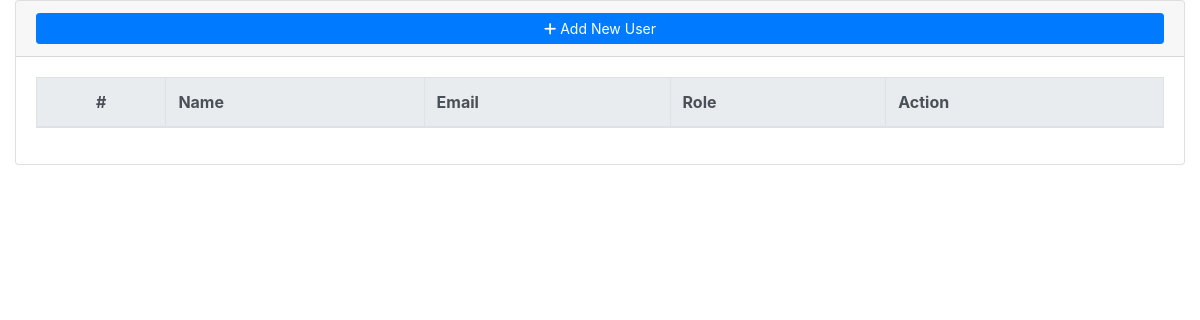
/studentsregistered.php, run on an earlier commit of the app's database.
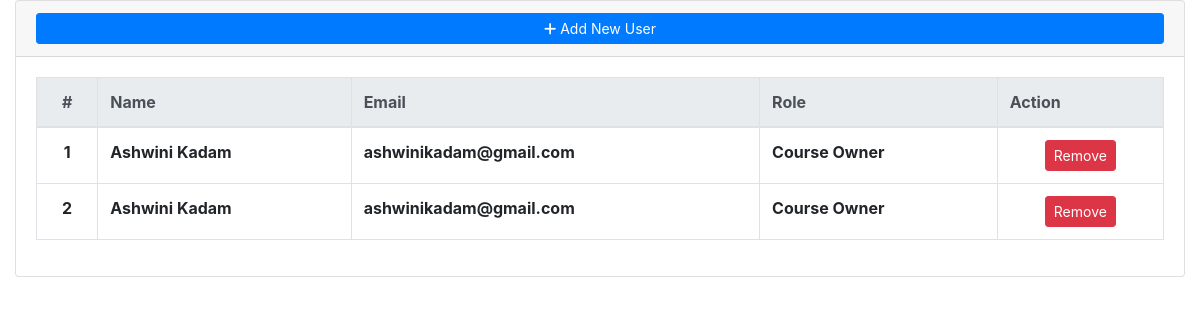
And on a later commit of the database.
### tables this page shows
CREATE TABLE `studentcourseregistered` (
  `id` int(11) NOT NULL,
  `course_id` int(11) NOT NULL,
  `user_id` int(11) NOT NULL
);

CREATE TABLE `users_database` (
  `user_id` int(11) NOT NULL,
  `name` varchar(200) NOT NULL,
  `email` varchar(200) NOT NULL,
  `password` varchar(200) NOT NULL,
  `user_type` int(11) NOT NULL,
  `phone_number` varchar(200) NOT NULL,
  `address` varchar(200) NOT NULL,
  `facebook` text NOT NULL,
  `instagram` text NOT NULL,
  `linkedin` text NOT NULL,
  `twitter` text NOT NULL,
  `github` text NOT NULL,
  `profile_information` text NOT NULL,
  `recent_activities` text NOT NULL,
  `created_on` datetime NOT NULL DEFAULT current_timestamp()
);

### studentsregistered.php (the view, shortened to what this page needs)
<?php
    include 'db_connect.php';
?>
<!DOCTYPE html>
<html>
<head>
    <link rel="stylesheet" href="https://cdnjs.cloudflare.com/ajax/libs/font-awesome/6.0.0-beta3/css/all.min.css">
    <link rel="stylesheet" href="https://stackpath.bootstrapcdn.com/bootstrap/4.6.0/css/bootstrap.min.css">
</head>
<body>
    <div class="col-lg-12">
        <div class="card card-outline card-success">
            <div class="card-header">
                <div class="card-tools">
                    <a class="btn btn-block btn-sm btn-primary btn-flat" href="./index.php?page=new_user">
                        <i class="fa fa-plus"></i> Add New User
                    </a>
                </div>
            </div>
            <div class="card-body">
                <div class="table-responsive">
                    <table class="table table-hover table-bordered" id="sortableTable">
                        <thead class="thead-light">
                            <tr>
                                <th class="text-center" onclick="sortTable(0)">#</th>
                                <th onclick="sortTable(1)">Name</th>
                                <th onclick="sortTable(2)">Email</th>
                                <th onclick="sortTable(3)">Role</th>
                                <th>Action</th>
                            </tr>
                        </thead>
                        <tbody>
                            <?php
                            $i = 1;
                            $type = array('', "Admin", "Course Owner", "Student");
                            $qry = $conn->query("
                                SELECT u.*, scr.course_id
                                FROM users_database u
                                INNER JOIN studentcourseregistered scr
                                    ON scr.user_id = u.user_id
                            ");
                            ?>
                            <?php while ($row = $qry->fetch_assoc()): ?>
                            <tr>
                                <th class="text-center"><?php echo $i++ ?></th>
                                <td><b><?php echo ucwords($row['name']) ?></b></td>
                                <td><b><?php echo $row['email'] ?></b></td>
                                <td><b><?php echo $type[$row['user_type']] ?></b></td>
                                <td class="text-center">
                                    <button type="button" class="btn btn-sm btn-danger remove_user"
                                        data-id="<?php echo $row['user_id'] ?>"
                                        data-courseid="<?php echo $row['course_id'] ?>">
                                        Remove
                                    </button>
                                </td>
                            </tr>
                            <?php endwhile; ?>
                        </tbody>
                    </table>
                </div>
            </div>
        </div>
    </div>
</body>
</html>

What changed in the data, as far as the page shows it:
added studentcourseregistered: user.name "Ashwini Kadam", user.email "ashwinikadam@gmail.com", user.user_type "Course Owner"
added studentcourseregistered: user.name "Ashwini Kadam", user.email "ashwinikadam@gmail.com", user.user_type "Course Owner"
